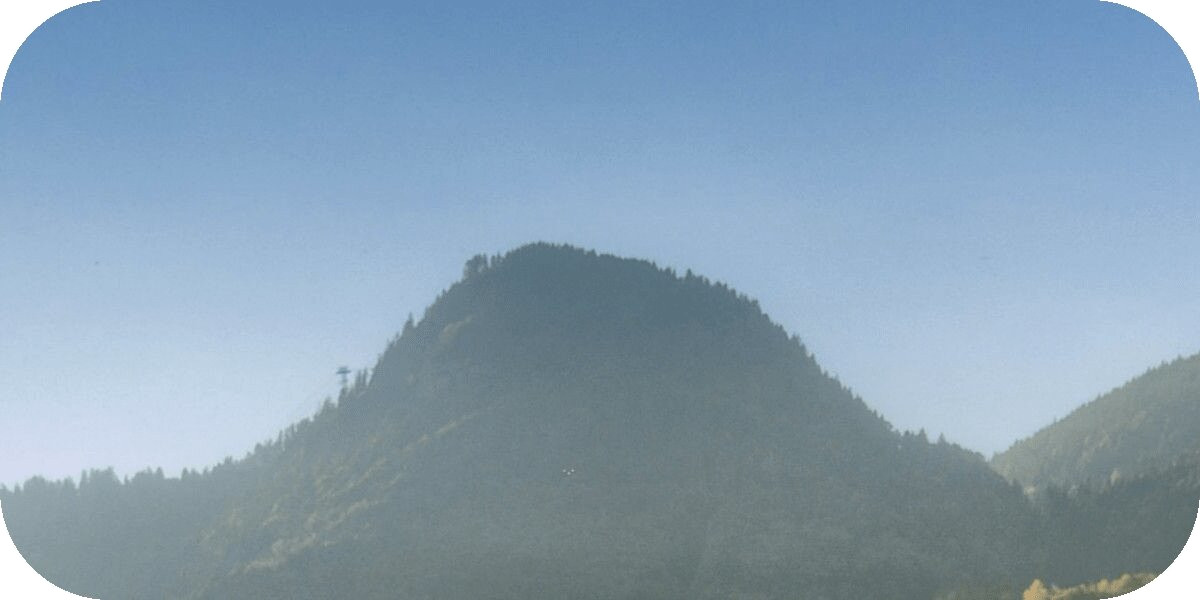
#> input picture DiscordBotDev/Pictures/WelcomeImg.jpg, 1200 x 600 px
$ python textscript.py
#> lines starting #> are read from the running program, lines starting #| are printed output that depends on the picture; after the words box and inside, x2 and y2 are one past the last pixel; in counts of white or black regions, pixels touching at a corner belong together
from PIL import Image, ImageDraw, ImageFilter, ImageFont


#
# print(image.size)
# print(image.format)
# print(image.show())


def mask_circle_transparent(pil_img, blur_radius, offset=0):
    offset = blur_radius * 2 + offset
    mask = Image.new("L", pil_img.size, 0)
    draw = ImageDraw.Draw(mask)
    draw.ellipse((offset, offset, pil_img.size[0] - offset, pil_img.size[1] - offset), fill=255)
    mask = mask.filter(ImageFilter.GaussianBlur(blur_radius))

    result = pil_img.copy()
    result.putalpha(mask)

    return result


# img1 = Image.open(r"Pictures/WelcomeMsg.png")
#
# draw = ImageDraw.Draw(img1)
# print(img1.size)
# font = ImageFont.truetype(r"Fonts/ZenDots-Regular.ttf", 30)
#
# draw.text((400, 100), f"Welcome to Test Server", (0, 0, 0), font=font)
# draw.text((350, 500), f"You are member no. #20000", (0, 0, 0), font=font)
# # Opening the secondary image (overlay image)
# img2 = Image.open(r"Pictures/test.png")
#
# # Pasting img2 image on top of img1
# # starting at coordinates (0, 0)
# img1.paste(img2, (469, 180), mask=img2)
#
# # Displaying the image
# img1.show()


img1 = Image.open(r"Pictures/WelcomeImg.jpg")
#> img1 is the input picture: PIL image 1200x600 RGB; mean R, G, B 135.2, 160, 180.5

# draw = ImageDraw.Draw(img1)
# print(img1.size)
# font = ImageFont.truetype(r"Fonts/ZenDots-Regular.ttf", 30)
#
# draw.text((400, 100), f"Welcome to Test Server", (0, 0, 0), font=font)
# draw.text((350, 500), f"You are member no. #20000", (0, 0, 0), font=font)
# # Opening the secondary image (overlay image)
# img2 = Image.open(r"Pictures/test.png")
#
# # Pasting img2 image on top of img1
# # starting at coordinates (0, 0)
# img1.paste(img2, (469, 180), mask=img2)

# Displaying the image
img1.show()


def _add_corners(im, rad=100):
#> called with rad = 100
    circle = Image.new('L', (rad * 2, rad * 2), 0)
#> circle: PIL image 200x200 L; every value is 0
    draw = ImageDraw.Draw(circle)
    draw.ellipse((0, 0, rad * 2, rad * 2), fill=255)
    alpha = Image.new('L', im.size, "white")
#> alpha: PIL image 1200x600 L; every value is 255
    w, h = im.size
#> w = 1200; h = 600
    alpha.paste(circle.crop((0, 0, rad, rad)), (0, 0))
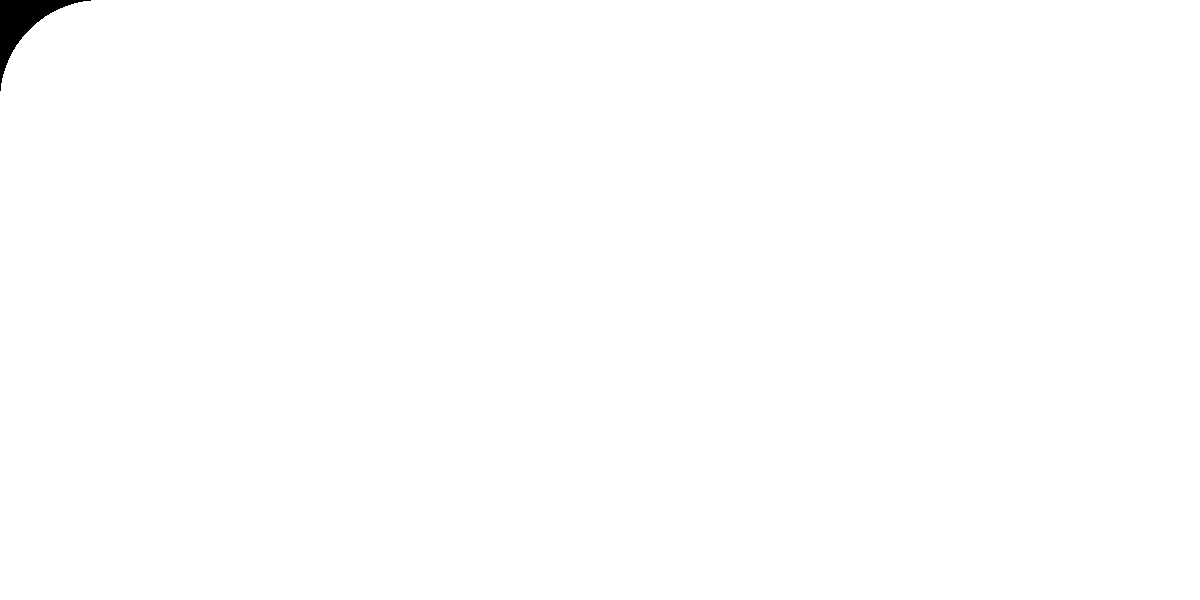
#> alpha: PIL image 1200x600 L; 99.7% white; 1 black region, box (x1, y1, x2, y2) and area: (0, 0, 91, 91) 2178
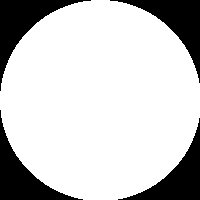
#> circle: PIL image 200x200 L; 79.1% white; 4 black regions, box (x1, y1, x2, y2) and area: (0, 0, 91, 91) 2178, (110, 0, 200, 83) 2087, (0, 110, 83, 200) 2087, (118, 118, 200, 200) 1997
    alpha.paste(circle.crop((0, rad, rad, rad * 2)), (0, h - rad))
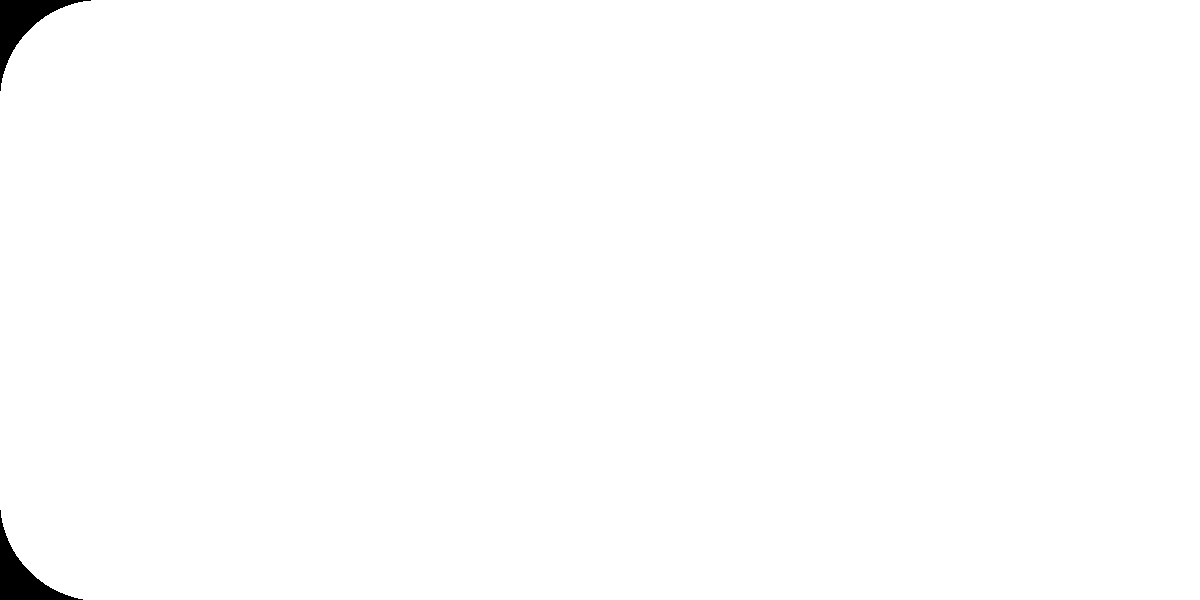
#> alpha: PIL image 1200x600 L; 99.4% white; 2 black regions, box (x1, y1, x2, y2) and area: (0, 0, 91, 91) 2178, (0, 510, 83, 600) 2087
    alpha.paste(circle.crop((rad, 0, rad * 2, rad)), (w - rad, 0))
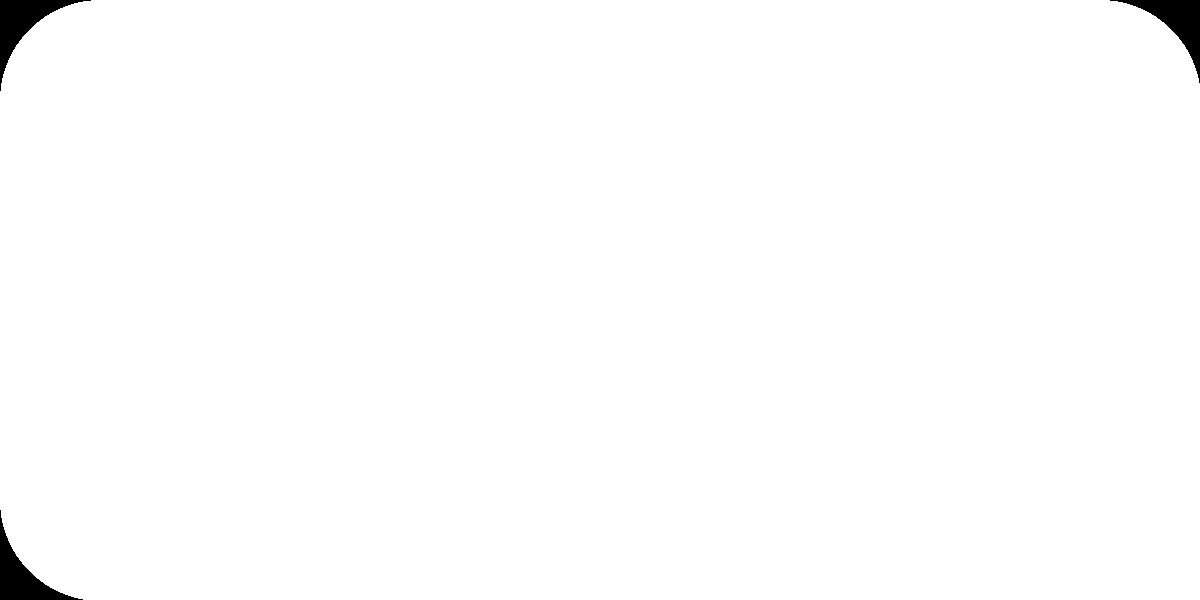
#> alpha: PIL image 1200x600 L; 99.1% white; 3 black regions, box (x1, y1, x2, y2) and area: (0, 0, 91, 91) 2178, (1110, 0, 1200, 83) 2087, (0, 510, 83, 600) 2087
    alpha.paste(circle.crop((rad, rad, rad * 2, rad * 2)), (w - rad, h - rad))
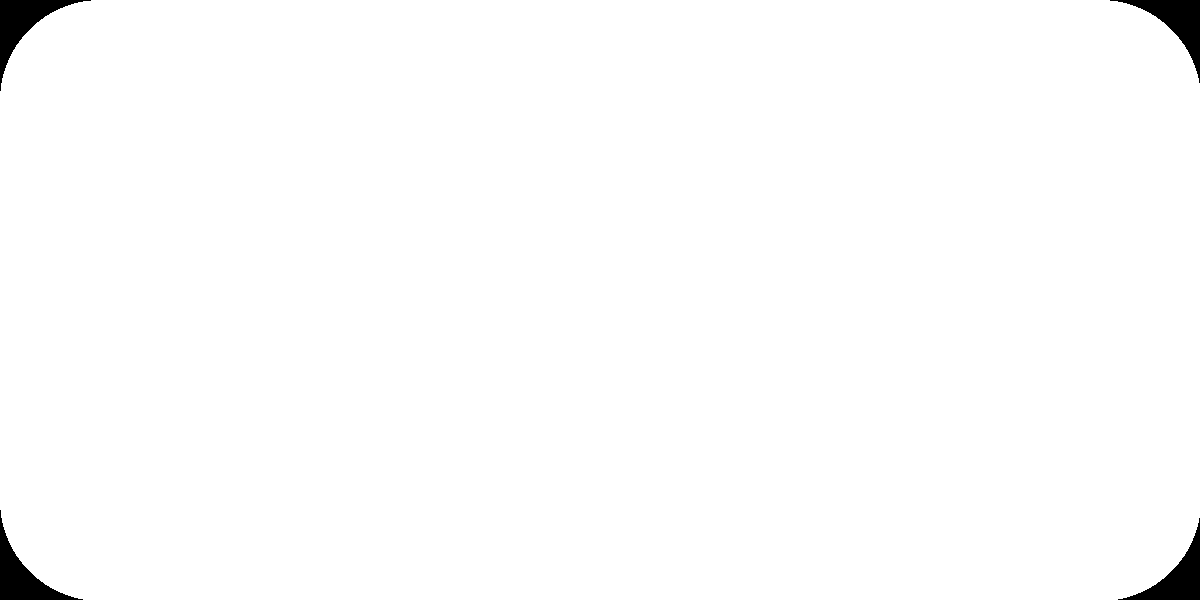
#> alpha: PIL image 1200x600 L; 98.8% white; 4 black regions, box (x1, y1, x2, y2) and area: (0, 0, 91, 91) 2178, (1110, 0, 1200, 83) 2087, (0, 510, 83, 600) 2087, (1118, 518, 1200, 600) 1997
    im.putalpha(alpha)
    return im


im = _add_corners(img1)
print(im.show())
#| None
